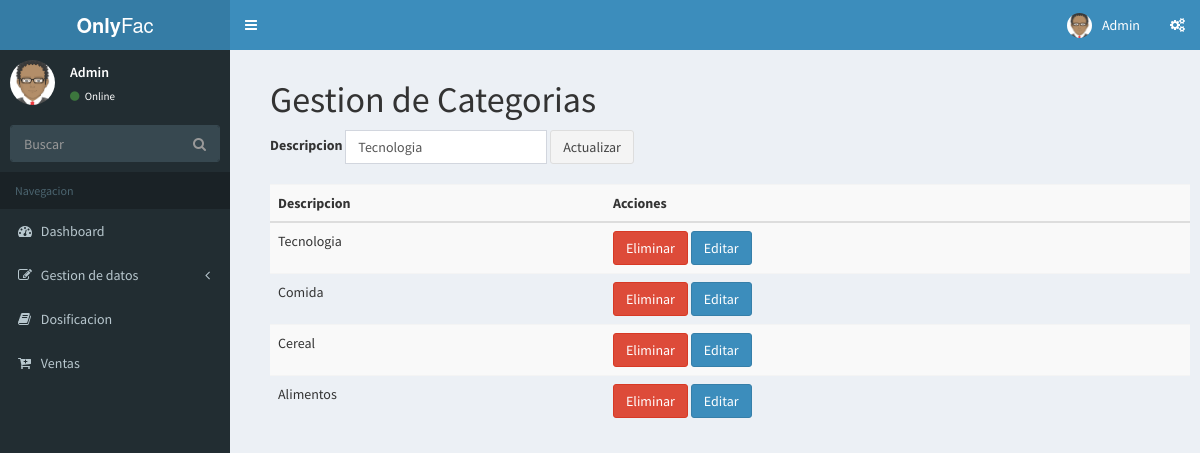
The app's page /index.php/categoria/edit/2 with its own data.
### tables this page shows
CREATE TABLE `categoria` (
  `idCategoria` int(11) NOT NULL AUTO_INCREMENT,
  `descripcion` varchar(25) DEFAULT NULL,
  PRIMARY KEY (`idCategoria`)
);

### application/controllers/categoria.php (called while the page is built, shortened)
<?php
class Categoria extends CI_Controller {
	public function __construct(){
        $this->load->helper('url');
        $this->load->helper('form');
        $this->load->helper('security');
        $this->load->library('form_validation');
        $this->load->library('session');
        $this->load->model('Model_Categoria');
    }
    public function edit($id){
        if($id != null){
            $data['content'] = "categoria/index";
            $data['select'] = $this->Model_Categoria->select();
            $data['dataedit'] = $this->Model_Categoria->selectby($id);
            $this->load->view("template", $data);
        } else {
        }
    }
}

### index.php (called while the page is built, shortened)
<?php
require_once BASEPATH.'core/CodeIgniter.php';

### application/models/model_categoria.php (called while the page is built, shortened)
<?php
Class Model_Categoria extends CI_Model {
    public function select()
    {
        $this->db->select('*');
        $this->db->from('categoria');
        $query = $this->db->get();
        return $query->result();
    }
    public function selectby($id)
    {
       $this->db->from('categoria');
       $this->db->where('idCategoria', $id);
       $query = $this->db->get();
       return $query->result();
    }
}

### application/views/categoria/index.php (the view)
<h1>Gestion de Categorias</h1>
<?php if(isset($dataedit)) {echo form_open('categoria/update'."/".$dataedit[0]->idCategoria, 'class="form-inline"');} else { echo form_open('categoria/insert', 'class="form-inline"');} ?>
  <div class="form-group">
    <label for="exampleInputName2">Descripcion</label>
    <input type="text" name="catdescription" class="form-control" id="exampleInputName2" value="<?php if(isset($dataedit)){ echo $dataedit[0]->descripcion;} ?>" />
  </div>
  <button type="submit" class="btn btn-default">
      <?php
        if(isset($dataedit)){
            echo "Actualizar";
        } else {
            echo "Agregar";
        }
      ?>
  </button>
<?php echo form_close(); ?>
<table class="table table-striped" style = "margin: 20px 0px;">
    <theader>
        <th>Descripcion</th>
        <th>Acciones</th>
    </theader>
    <tbody>
        <?php foreach ($select as $value) { ?>
            <tr>
                <td><?php echo $value->descripcion; ?></td>
                <td>
                    <a href="<?php echo base_url('index.php/categoria/delete')."/".$value->idCategoria; ?>" type="button" class="btn btn-danger">Eliminar</a>
                    <a href="<?php echo base_url('index.php/categoria/edit')."/".$value->idCategoria; ?>" type="button" class="btn btn-primary">Editar</a>
                </td>
            </tr>
        <?php } ?>
    </tbody>
</table>

### records on screen
categoria: catdescription "Tecnologia", descripcion "Tecnologia"
categoria: descripcion "Comida"
categoria: descripcion "Cereal"
categoria: descripcion "Alimentos"
